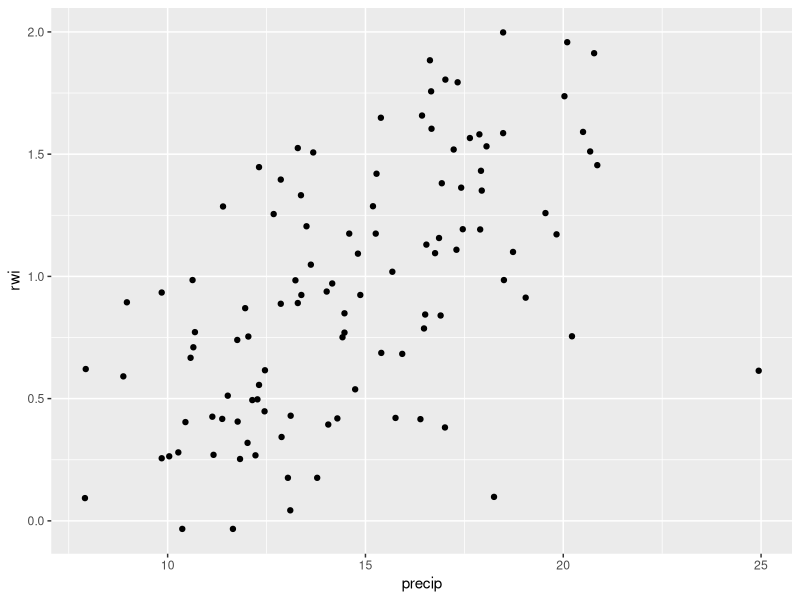
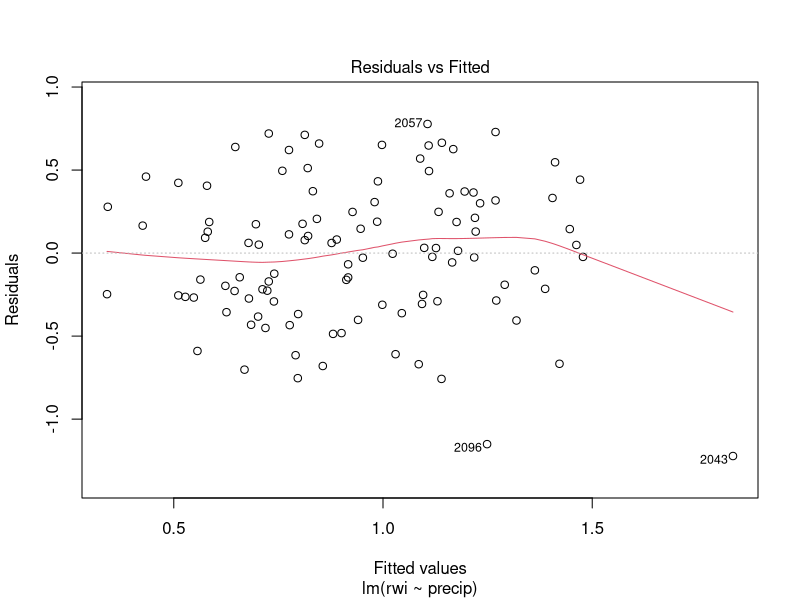
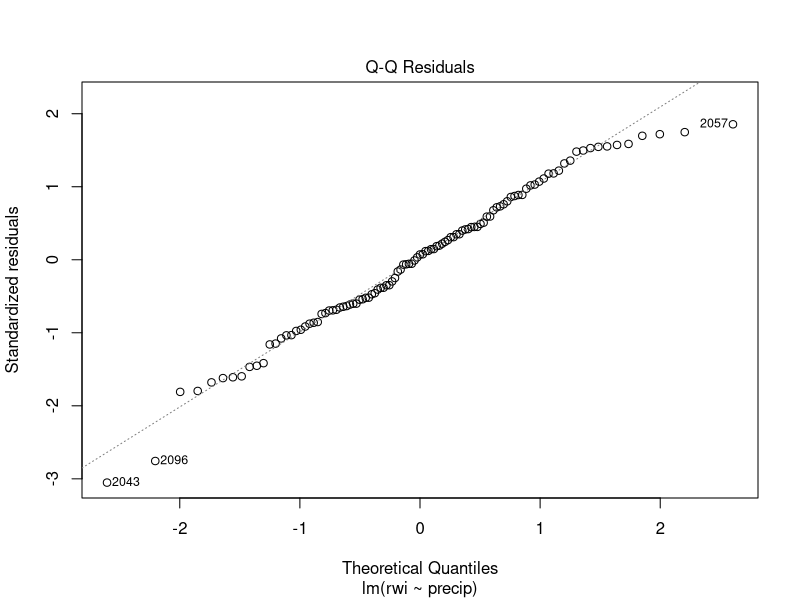
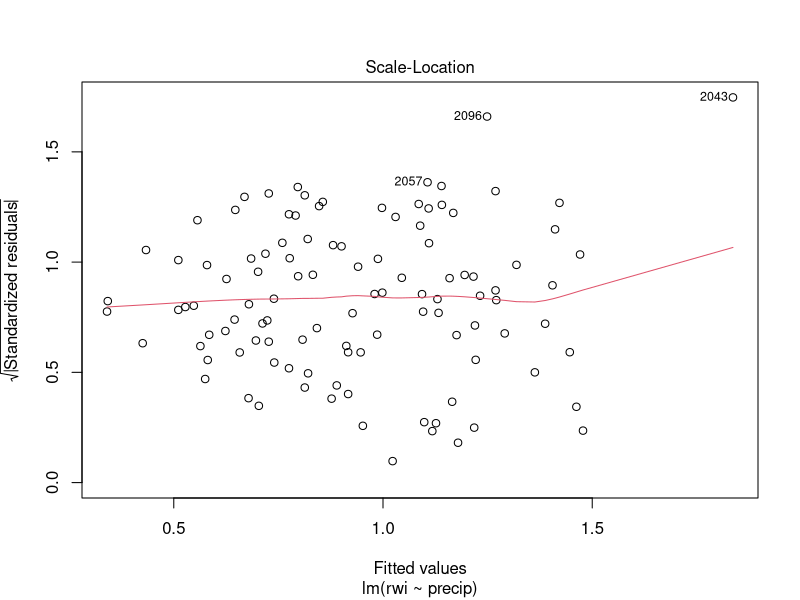
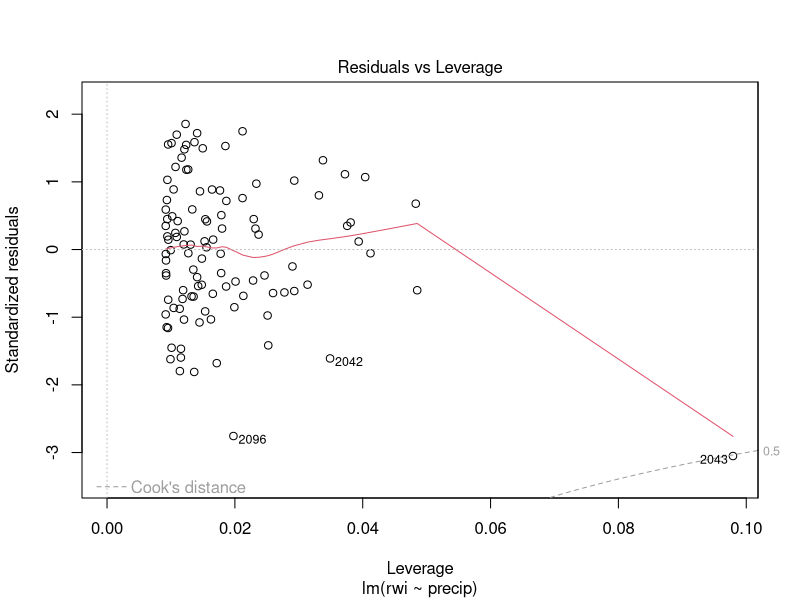
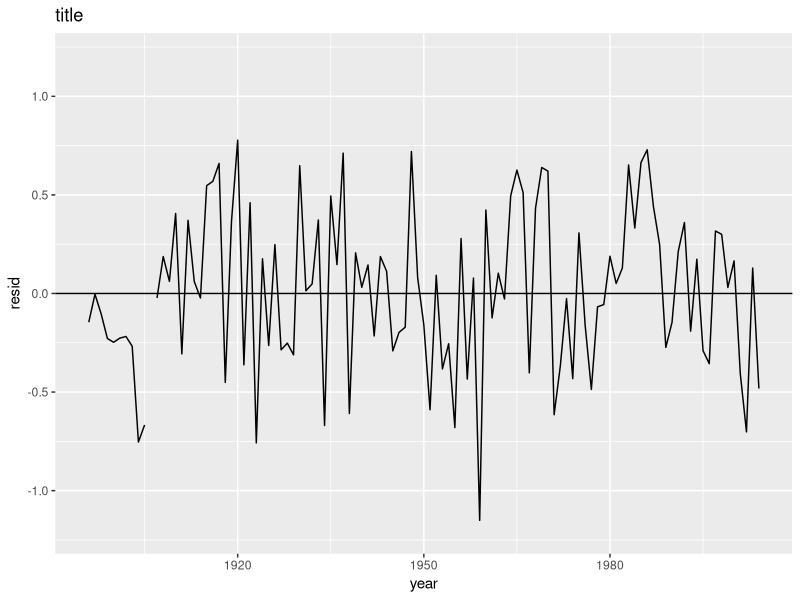
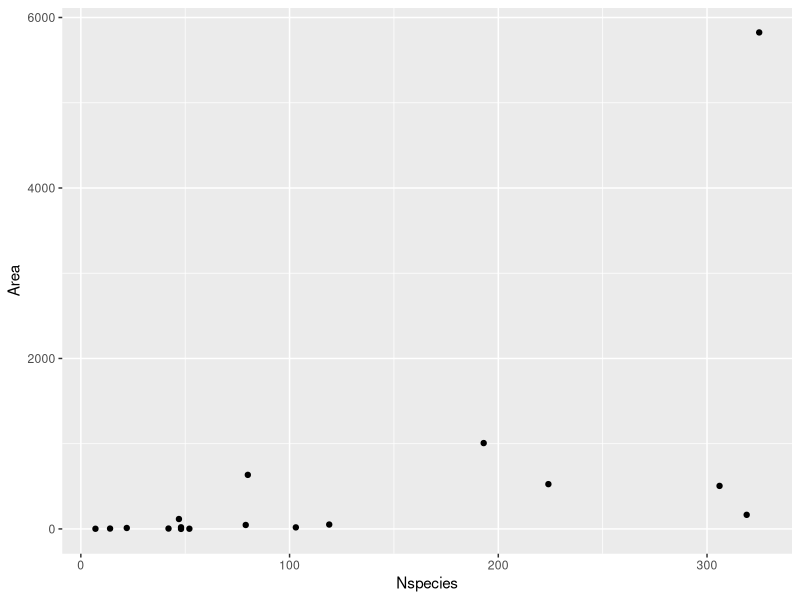
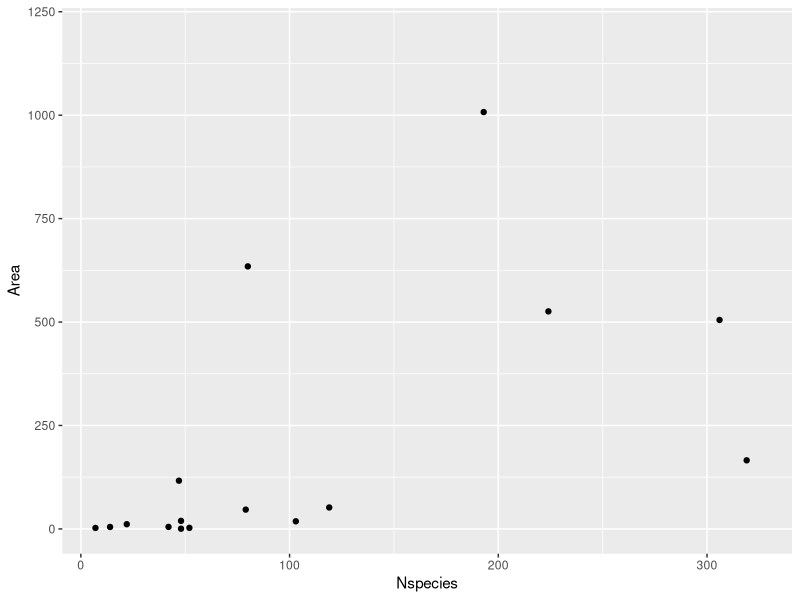

Here is the R script that generated these plots, in order:
## ---- chunk 1
setwd('F:/Documents/Geography_415/dpaulse1/homework3')

# Loading libraries
library('ggplot2')
library('dplyr')
library('tidyr')
library('magrittr')

# Reading data
precip <- read.csv('data/precip.csv')
rwi <- read.csv('data/rwi.csv')

# Re-Arranging Data
precip.tidy <- precip %>% gather(key=month, value=precip, -year) %>% 
  arrange(year, month)
# Creating Hydrologic Year
precip.tidy <- precip.tidy %>% mutate(water_year=lead(year, 6))
# Creating Data-frame of Annual Precip (using water_year)
annual_precip <- precip.tidy %>% group_by(water_year) %>%
  summarize(precip=sum(precip)) %>% filter(water_year>1895)
# Combining RWI Data with Annual Precip Data
rwi_precip <- left_join(rwi,annual_precip,by=c('year'='water_year'))
# Visualize the Data with a Scatter Plot
rwi_precip %>% filter(year>1895) %>% ggplot(data=.) + 
  geom_point(aes(x=precip, y=rwi))
# Creating and Viewing the Model (with stored residuals)
model <- lm(rwi~precip, data=rwi_precip, na.action=na.exclude)
rwi_precip$resid <- residuals(model)
summary(model)
## ---- chunk 2
# Viewing Residual Diagnostic Plots
plot(model)
## ---- chunk 3
# Viwing the Residuals over Time (checking for serial correlation)
rwi_precip %>% filter(year>1895) %>% ggplot(data=.) +
  geom_line(aes(x=year, y=resid, title='Residuals over Time')) +
  geom_abline(intercept=0, slope=0) + scale_y_continuous(limits=c(-1.2, 1.2))
## ---- chunk 4
# Galapagos Islands Data
Galapagos <- read.table('data/GalapagosData.txt')
# Viewing the Data
ggplot(data=Galapagos) + geom_point(aes(x=Nspecies,y=Area))
# Because the data have one observation with with a much larger area, the relationship will be easier to see with smaller scales that leave out the point
ggplot(data=Galapagos) + geom_point(aes(x=Nspecies,y=Area)) +
  scale_y_continuous(limits=c(0,1200))
# Creating and Viewing the model (with log transformation)
model2 <- lm(log(Nspecies)~log(Area),data=Galapagos)
summary(model2)
# Residual Diagnostic Plots
plot(model2)
